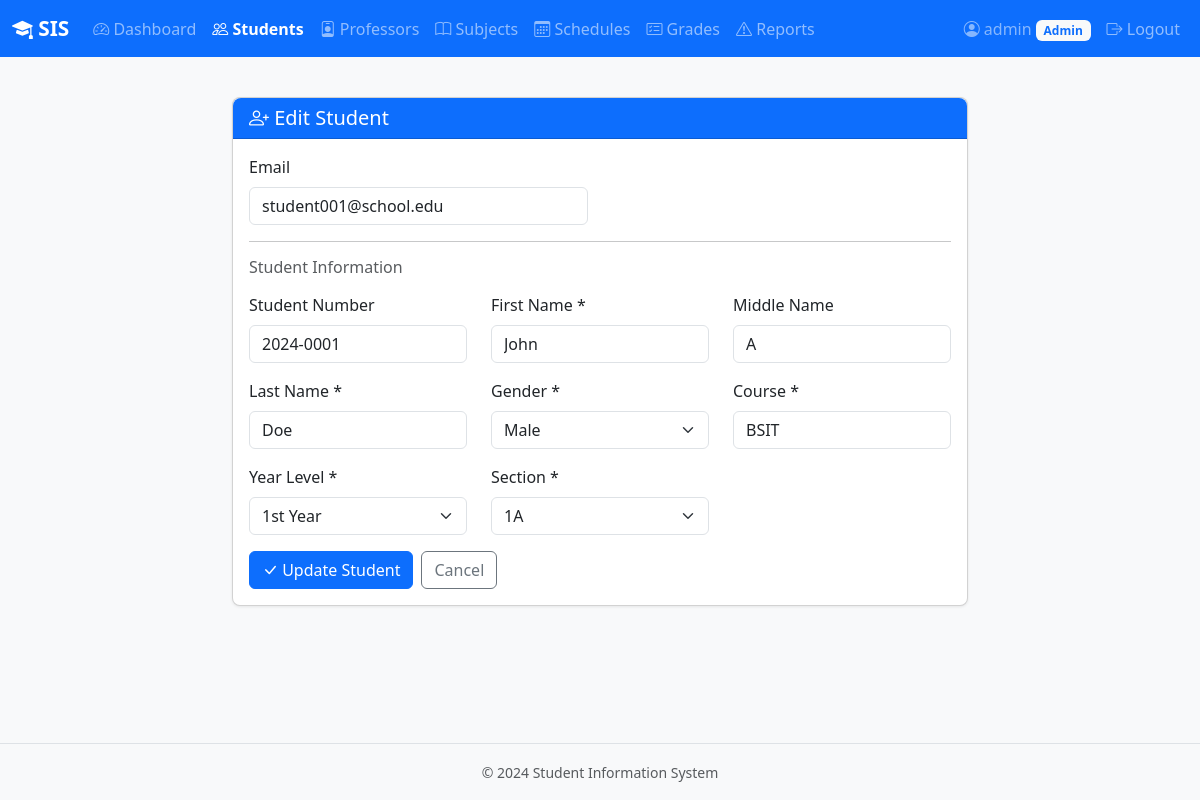
The app's page /admin/students/1/edit (signed in) with its own data.
### backend/models.py (models this page shows, shortened)
class User(UserMixin, db.Model):
    __tablename__ = "users"
    id = db.Column(db.Integer, primary_key=True)
    username = db.Column(db.String(80), unique=True, nullable=False)
    password_hash = db.Column(db.String(256), nullable=False)
    email = db.Column(db.String(120), unique=True, nullable=False)
    role = db.Column(db.String(20), nullable=False)  # admin, professor, student
    created_at = db.Column(db.DateTime, default=datetime.utcnow)
    student = db.relationship("Student", backref="user", uselist=False, cascade="all, delete-orphan")
    professor = db.relationship("Professor", backref="user", uselist=False, cascade="all, delete-orphan")
    admin = db.relationship("Admin", backref="user", uselist=False, cascade="all, delete-orphan")

class Student(db.Model):
    __tablename__ = "students"
    id = db.Column(db.Integer, primary_key=True)
    user_id = db.Column(db.Integer, db.ForeignKey("users.id"), unique=True, nullable=False)
    student_number = db.Column(db.String(20), unique=True, nullable=True)
    first_name = db.Column(db.String(80), nullable=False)
    middle_name = db.Column(db.String(80), nullable=True)
    last_name = db.Column(db.String(80), nullable=False)
    gender = db.Column(db.String(10), nullable=False)
    course = db.Column(db.String(100), nullable=False)
    year_level = db.Column(db.String(20), nullable=False)  # 1st Year, 2nd Year, etc.
    section = db.Column(db.String(10), nullable=False)       # 1A, 1B, etc.
    status = db.Column(db.String(20), default="active")    # active, suspended, removed
    status_reason = db.Column(db.Text, nullable=True)
    grades = db.relationship("Grade", backref="student", lazy="dynamic")
    disciplinary_reports = db.relationship("DisciplinaryReport", backref="student", lazy="dynamic")

### backend/routes.py (the view, shortened to what this page needs)
@admin_bp.route("/students/<int:student_id>/edit", methods=["GET", "POST"])
@login_required
@role_required("admin")
def students_edit(student_id):
    student = Student.query.get_or_404(student_id)
    return render_template("admin/student_form.html", student=student,
                           year_levels=YEAR_LEVELS, sections=SECTIONS)

### backend/auth.py (called while the page is built)
@login_manager.user_loader
def load_user(user_id):
    return User.query.get(int(user_id))

def role_required(*roles):
    def decorator(f):
        @wraps(f)
        def decorated_function(*args, **kwargs):
            if not current_user.is_authenticated:
                return redirect(url_for("auth.login"))
            if current_user.role not in roles:
                flash("You do not have permission to access that page.", "danger")
                abort(403)
            return f(*args, **kwargs)
        return decorated_function
    return decorator

### frontend/templates/admin/student_form.html (shortened to what this page needs)
{% extends "base.html" %}
{% block nav_items %}
<li class="nav-item"><a class="nav-link" href="{{ url_for('admin.dashboard') }}"><i class="bi bi-speedometer2"></i> Dashboard</a></li>
<li class="nav-item"><a class="nav-link active" href="{{ url_for('admin.students_list') }}"><i class="bi bi-people"></i> Students</a></li>
<li class="nav-item"><a class="nav-link" href="{{ url_for('admin.professors_list') }}"><i class="bi bi-person-badge"></i> Professors</a></li>
<li class="nav-item"><a class="nav-link" href="{{ url_for('admin.subjects_list') }}"><i class="bi bi-book"></i> Subjects</a></li>
<li class="nav-item"><a class="nav-link" href="{{ url_for('admin.schedules_list') }}"><i class="bi bi-calendar3"></i> Schedules</a></li>
<li class="nav-item"><a class="nav-link" href="{{ url_for('admin.grades_list') }}"><i class="bi bi-card-checklist"></i> Grades</a></li>
<li class="nav-item"><a class="nav-link" href="{{ url_for('admin.reports_list') }}"><i class="bi bi-exclamation-triangle"></i> Reports</a></li>
{% endblock %}
{% block content %}
<div class="row justify-content-center">
    <div class="col-lg-8">
        <div class="card">
            <div class="card-header bg-primary text-white">
                <h5 class="mb-0"><i class="bi bi-person-plus"></i> {{ 'Edit' if student else 'Add' }} Student</h5>
            </div>
            <div class="card-body">
                <form method="POST">
                    {% if not student %}
                    <h6 class="text-muted mb-3">Account Information</h6>
                    <div class="row mb-3">
                        <div class="col-md-4">
                            <label class="form-label">Username *</label>
                            <input type="text" class="form-control" name="username" required>
                        </div>
                        <div class="col-md-4">
                            <label class="form-label">Email *</label>
                            <input type="email" class="form-control" name="email" required>
                        </div>
                        <div class="col-md-4">
                            <label class="form-label">Password *</label>
                            <input type="password" class="form-control" name="password" required minlength="6">
                        </div>
                    </div>
                    <hr>
                    {% else %}
                    <div class="row mb-3">
                        <div class="col-md-6">
                            <label class="form-label">Email</label>
                            <input type="email" class="form-control" name="email" value="{{ student.user.email }}">
                        </div>
                    </div>
                    <hr>
                    {% endif %}
                    <h6 class="text-muted mb-3">Student Information</h6>
                    <div class="row mb-3">
                        <div class="col-md-4">
                            <label class="form-label">Student Number</label>
                            <input type="text" class="form-control" name="student_number"
                                   value="{{ student.student_number if student else '' }}" placeholder="e.g. 2024-0001">
                        </div>
                        <div class="col-md-4">
                            <label class="form-label">First Name *</label>
                            <input type="text" class="form-control" name="first_name" required
                                   value="{{ student.first_name if student else '' }}">
                        </div>
                        <div class="col-md-4">
                            <label class="form-label">Middle Name</label>
                            <input type="text" class="form-control" name="middle_name"
                                   value="{{ student.middle_name if student and student.middle_name else '' }}">
                        </div>
                    </div>
                    <div class="row mb-3">
                        <div class="col-md-4">
                            <label class="form-label">Last Name *</label>
                            <input type="text" class="form-control" name="last_name" required
                                   value="{{ student.last_name if student else '' }}">
                        </div>
                        <div class="col-md-4">
                            <label class="form-label">Gender *</label>
                            <select class="form-select" name="gender" required>
                                <option value="Male" {% if student and student.gender == 'Male' %}selected{% endif %}>Male</option>
                            </select>
                        </div>
                        <div class="col-md-4">
                            <label class="form-label">Course *</label>
                            <input type="text" class="form-control" name="course" required
                                   value="{{ student.course if student else 'BSIT' }}" placeholder="e.g. BSIT, BSCS">
                        </div>
                    </div>
                    <div class="row mb-3">
                        <div class="col-md-4">
                            <label class="form-label">Year Level *</label>
                            <select class="form-select" name="year_level" id="yearLevel" required>
                                {% for yl in year_levels %}
                                <option value="{{ yl }}" {% if student and student.year_level == yl %}selected{% endif %}>{{ yl }}</option>
                                {% endfor %}
                            </select>
                        </div>
                        <div class="col-md-4">
                            <label class="form-label">Section *</label>
                            <select class="form-select" name="section" id="sectionSelect" required>
                                {% if student %}
                                    {% for sec in sections[student.year_level] %}
                                    <option value="{{ sec }}" {% if student.section == sec %}selected{% endif %}>{{ sec }}</option>
                                    {% endfor %}
                                {% endif %}
                            </select>
                        </div>
                    </div>
                    <div class="d-flex gap-2">
                        <button type="submit" class="btn btn-primary">
                            <i class="bi bi-check-lg"></i> {{ 'Update' if student else 'Add' }} Student
                        </button>
                        <a href="{{ url_for('admin.students_list') }}" class="btn btn-outline-secondary">Cancel</a>
                    </div>
                </form>
            </div>
        </div>
    </div>
</div>
{% endblock %}

### frontend/templates/base.html (shortened to what this page needs)
<!DOCTYPE html>
<html lang="en">
<head>
    <link href="https://cdn.jsdelivr.net/npm/bootstrap@5.3.2/dist/css/bootstrap.min.css" rel="stylesheet">
    <link href="https://cdn.jsdelivr.net/npm/bootstrap-icons@1.11.1/font/bootstrap-icons.css" rel="stylesheet">
    <link href="{{ url_for('static', filename='css/style.css') }}" rel="stylesheet">
</head>
<body>
    {% if current_user.is_authenticated %}
    <nav class="navbar navbar-expand-lg navbar-dark bg-primary">
        <div class="container-fluid">
            <a class="navbar-brand" href="{{ url_for(current_user.role + '.dashboard') }}">
                <i class="bi bi-mortarboard-fill"></i> SIS
            </a>
            <div class="collapse navbar-collapse" id="navbarNav">
                <ul class="navbar-nav me-auto">
                    {% block nav_items %}{% endblock %}
                </ul>
                <ul class="navbar-nav">
                    <li class="nav-item">
                        <span class="nav-link text-white-50">
                            <i class="bi bi-person-circle"></i> {{ current_user.username }}
                            <span class="badge bg-light text-primary">{{ current_user.role|title }}</span>
                        </span>
                    </li>
                    <li class="nav-item">
                        <a class="nav-link" href="{{ url_for('auth.logout') }}">
                            <i class="bi bi-box-arrow-right"></i> Logout
                        </a>
                    </li>
                </ul>
            </div>
        </div>
    </nav>
    {% endif %}
    <main class="container py-4">
        {% block content %}{% endblock %}
    </main>
    <footer class="text-center text-muted py-3 mt-auto">
        <small>&copy; 2024 Student Information System</small>
    </footer>
</body>
</html>

### frontend/static/css/style.css (style rules this page uses)
:root { --sis-primary: #0d6efd; --sis-primary-dark: #0a58ca; --sis-light: #f8f9fa; }
body { background-color: var(--sis-light); min-height: 100vh; display: flex; flex-direction: column; }
main { flex: 1; }
.navbar-brand { font-weight: 700; font-size: 1.3rem; }
.nav-link.active { font-weight: 600; }
.card { border-radius: 8px; box-shadow: 0 1px 3px rgba(0, 0, 0, 0.08); }
.card-header { border-radius: 8px 8px 0 0 !important; }
.btn-primary { background-color: var(--sis-primary); border-color: var(--sis-primary); }
footer { border-top: 1px solid #dee2e6; }

### records on screen
User: username "admin", role "Admin"
User: email "student001@school.edu"
Student: student_number "2024-0001", first_name "John", middle_name "A", last_name "Doe", gender "Male", course "BSIT", year_level "1st Year", section "1A"

### other values on screen
{{ 'Edit' if student else 'Add' }} "Edit"
{{ 'Update' if student else 'Add' }} "Update"
